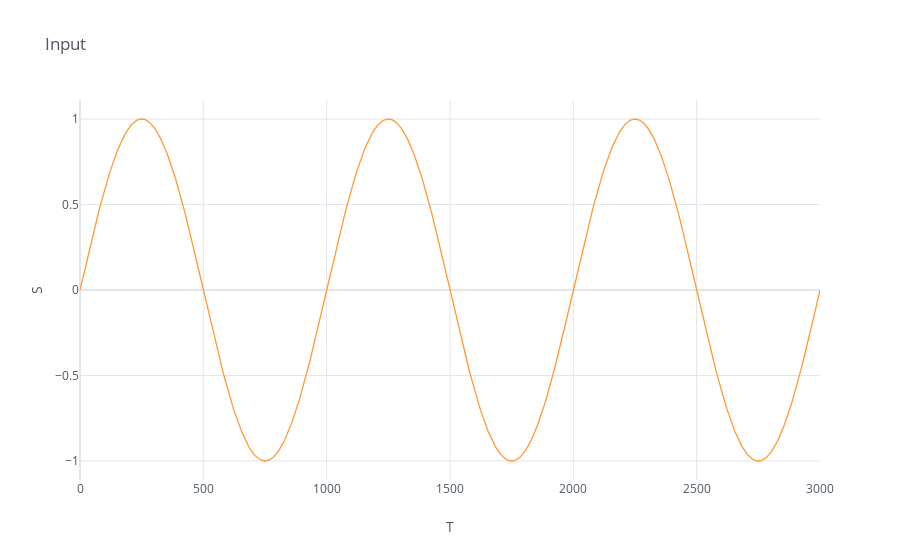
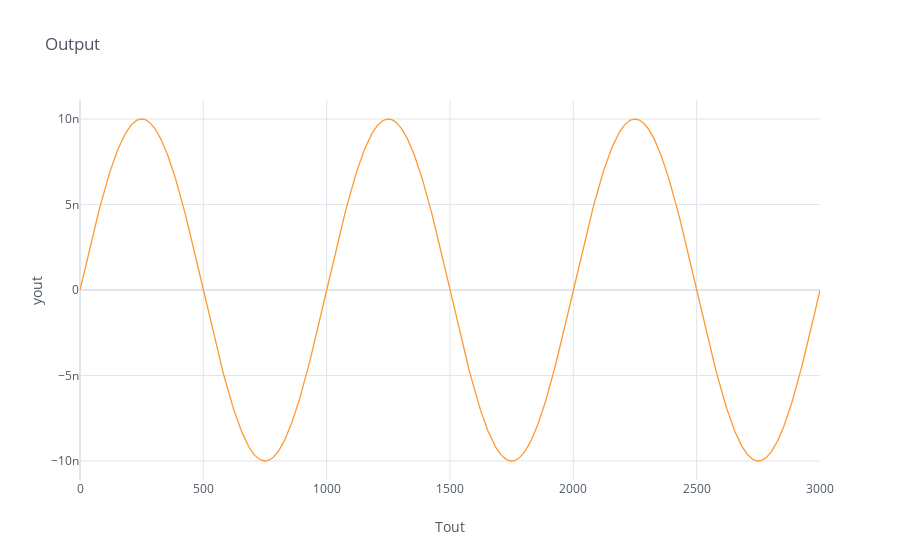

The notebook cell these images were saved under, in order:
### Markdown cell above
### 4. Проверьте, какова будет реакция системы, если подать конечный сигнал на неё при параметре, делающем её устойчивой. Затем - при параметре, делающем её неустойчивой (если оказалось, что при всех значениях изменяемого параметра система устойчива либо неустойчива, надо выполнить только одну из этих двух проверок).

### Code cell
# Система всегда устойчива, так как по критерию Гурвица для a*λ+1=0: Единственный главный минор det(1) > 0
# Так что берем любой a
w = 0.001
T = np.linspace(0, 3.0/w, 1001)
S = [sin(t * 2*pi*w) for t in T]
Tout, yout, xout = signal.lsim(transfer_func, S, T)

df_i = pd.DataFrame(S, index=T)
df_i.iplot(mode='lines', xTitle='T', yTitle='S', title='Input')

df_o = pd.DataFrame(yout, index=Tout)
df_o.iplot(mode='lines', xTitle='Tout', yTitle='yout', title='Output')

### Figure 1 — Plotly figure (JSON) as saved in the notebook; plotly's stock layout.template omitted (floating-point values rounded to 4 significant figures; data arrays with more than 128 entries replaced by an {"elided": "..."} marker saying what was removed)
{"data": [{"line": {"color": "rgba(255, 153, 51, 1.0)", "dash": "solid", "shape": "linear", "width": 1.3}, "mode": "lines", "name": "0", "text": "", "type": "scatter", "x": {"elided": "1001 int values"}, "y": {"elided": "1001 float values"}}], "layout": {"legend": {"bgcolor": "#FFFFFF", "font": {"color": "#4D5663"}}, "paper_bgcolor": "#FFFFFF", "plot_bgcolor": "#FFFFFF", "title": {"font": {"color": "#4D5663"}, "text": "Input"}, "xaxis": {"gridcolor": "#E1E5ED", "showgrid": true, "tickfont": {"color": "#4D5663"}, "title": {"font": {"color": "#4D5663"}, "text": "T"}, "zerolinecolor": "#E1E5ED"}, "yaxis": {"gridcolor": "#E1E5ED", "showgrid": true, "tickfont": {"color": "#4D5663"}, "title": {"font": {"color": "#4D5663"}, "text": "S"}, "zerolinecolor": "#E1E5ED"}}}

### Figure 2 — Plotly figure (JSON) as saved in the notebook; plotly's stock layout.template omitted (floating-point values rounded to 4 significant figures; data arrays with more than 128 entries replaced by an {"elided": "..."} marker saying what was removed)
{"data": [{"line": {"color": "rgba(255, 153, 51, 1.0)", "dash": "solid", "shape": "linear", "width": 1.3}, "mode": "lines", "name": "0", "text": "", "type": "scatter", "x": {"elided": "1001 int values"}, "y": {"elided": "1001 float values"}}], "layout": {"legend": {"bgcolor": "#FFFFFF", "font": {"color": "#4D5663"}}, "paper_bgcolor": "#FFFFFF", "plot_bgcolor": "#FFFFFF", "title": {"font": {"color": "#4D5663"}, "text": "Output"}, "xaxis": {"gridcolor": "#E1E5ED", "showgrid": true, "tickfont": {"color": "#4D5663"}, "title": {"font": {"color": "#4D5663"}, "text": "Tout"}, "zerolinecolor": "#E1E5ED"}, "yaxis": {"gridcolor": "#E1E5ED", "showgrid": true, "tickfont": {"color": "#4D5663"}, "title": {"font": {"color": "#4D5663"}, "text": "yout"}, "zerolinecolor": "#E1E5ED"}}}
